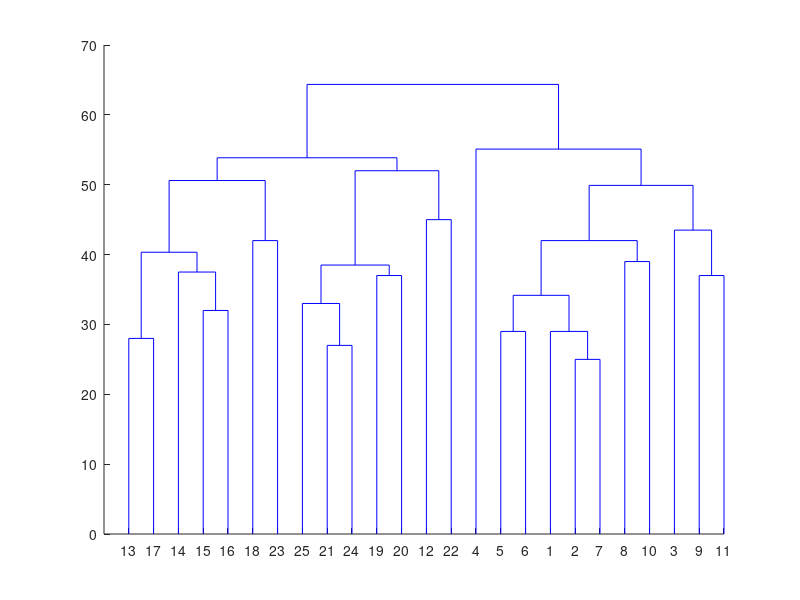

Source code (MATLAB):
function e_3b()
    load('dialectos.txt');
    dialectosbkup = dialectos;
    dialectos = dialectos(:);
    dialectos = dialectos(find(dialectos~=0))';
    dialectos2 = 100 - dialectos;

    z1 = linkage(dialectos2, 'average');
    % c1 = cluster(z1, 'MaxClust', 4);
    dendrogram(z1, 0);
end